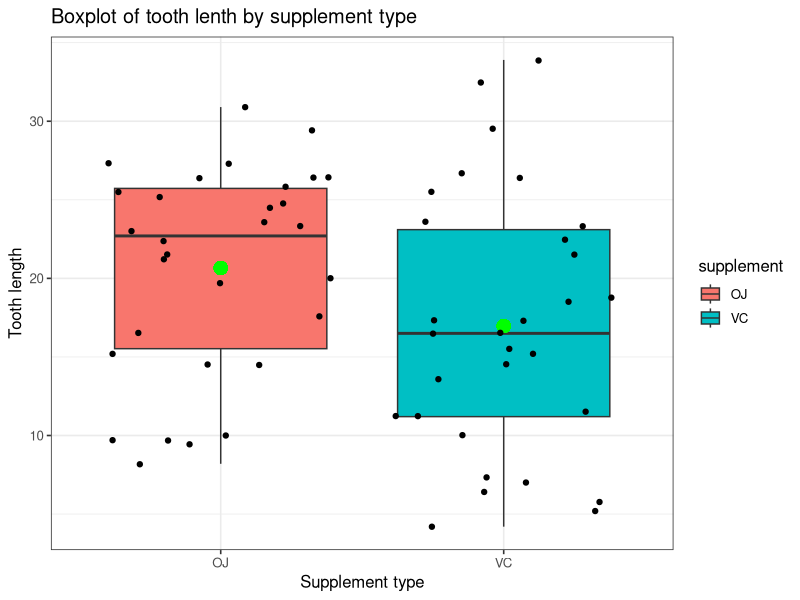
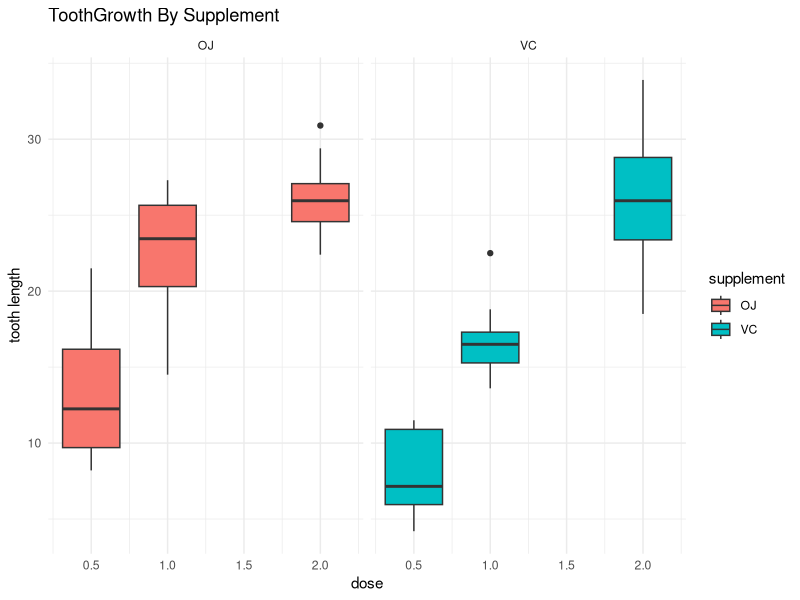
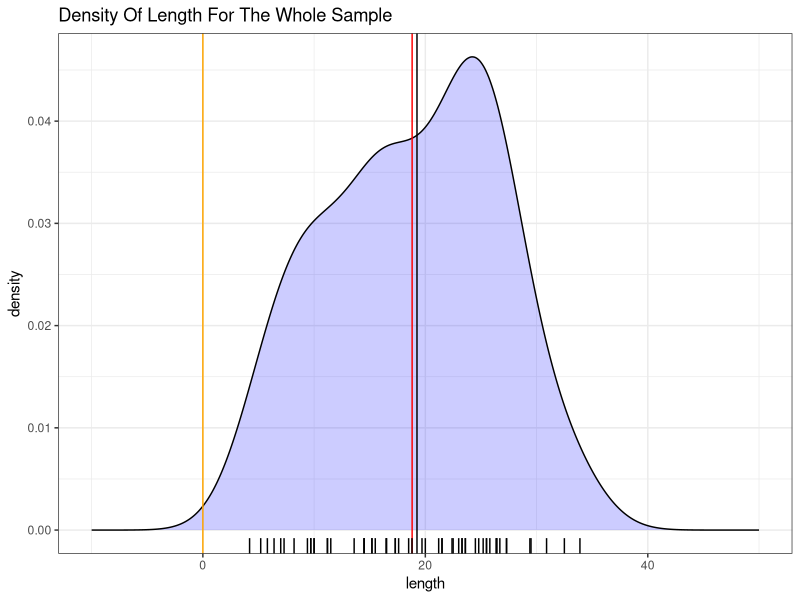
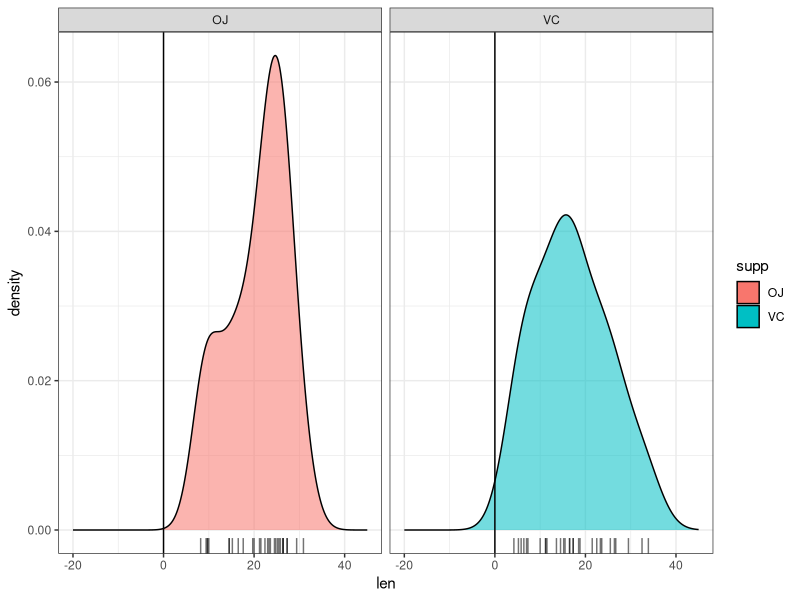
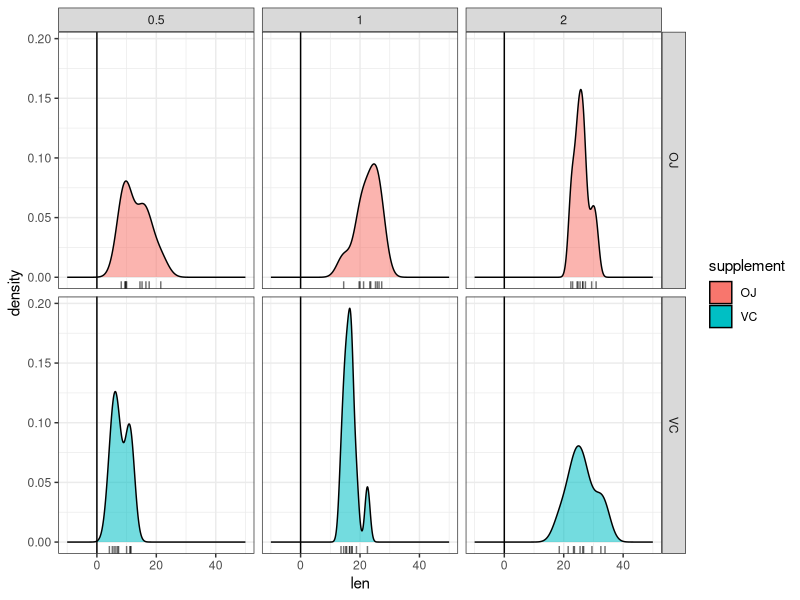

R code for these plots, in order:
## ---- chunk 1
str(ToothGrowth)
## ---- chunk 2
head(ToothGrowth)
## ---- chunk 3
tail(ToothGrowth)
## ---- chunk 4
range(ToothGrowth$len)
## ---- chunk 5
library(ggplot2)
g <- ggplot(data = ToothGrowth, aes(x = supp,y = len)) +
        geom_boxplot(aes(fill = supp)) +
        xlab("Supplement type") +
        ylab("Tooth length") + 
        ggtitle("Boxplot of tooth lenth by supplement type ") + theme_bw(base_size = 12)
g <- g + scale_fill_discrete(name = "supplement") 
g <- g + geom_point(x = 1,y = mean(ToothGrowth$len[ToothGrowth$supp == "OJ"]),cex = 4,color = "green") 
g <- g + geom_point(x = 2,y = mean(ToothGrowth$len[ToothGrowth$supp == "VC"]),cex = 4,color = "green") + 
  geom_jitter()
g
## ---- chunk 6
g <- ggplot(data = ToothGrowth,aes(x = dose,fill = supp))
g <- g + geom_boxplot(aes(y = len,group = dose))
g <- g + facet_grid(. ~ supp) + ggtitle("ToothGrowth By Supplement")
g <- g + theme_minimal() 
g <- g + xlab("dose") + ylab("tooth length") + labs(fill = "supplement") 
g
## ---- chunk 7
g <- ggplot(data = ToothGrowth,aes(len))
g <- g + geom_density(stat = "density",position = "identity",fill = rgb(0,0,1,.2))
g <- g + xlim(c(-10,50)) + theme_bw() + labs(x = "length") + ggtitle("Density Of Length For The Whole Sample")
g <- g + geom_vline(xintercept = mean(ToothGrowth$len),colour = "red") + 
  geom_vline(xintercept = median(ToothGrowth$len)) + geom_vline(xintercept = 0,colour = "orange") + geom_rug()
g
## ---- chunk 8
g <- ggplot(data = ToothGrowth,aes(len,fill = supp,alpha = .25))
g <- g + geom_density(stat = "density",position = "identity") + theme_bw()
g <- g + guides(alpha = "none")
g <- g + facet_grid(. ~ supp) + xlim(-20,45) + geom_vline(xintercept = 0) + geom_rug()
g
## ---- chunk 9
g <- ggplot(data = ToothGrowth,aes(len,fill = supp,alpha = .25))
g <- g + geom_density(stat = "density",position = "identity") + theme_bw() 
g <- g + guides(alpha = "none")
g <- g + facet_grid(supp ~ dose) + xlim(c(-10,50)) 
g <- g + scale_fill_discrete(name = "supplement") + geom_vline(xintercept = 0) + geom_rug()
g
## ---- chunk 10
t.test(ToothGrowth$len,alternative = "greater")
## ---- chunk 11
t.test(ToothGrowth$len[ToothGrowth$supp == "OJ"],ToothGrowth$len[ToothGrowth$supp == "VC"],
       var.equal = TRUE,alternative = "greater",type = "two.sample",alpha = 0.05)
## ---- chunk 12
boot_vec <- vector(mode = "numeric",length = 1e4)
for (ii in 1:1e4) {
  boot_A <- sample(ToothGrowth$len[ToothGrowth$supp == "OJ"],size = 30,replace = TRUE)
  boot_B <- sample(ToothGrowth$len[ToothGrowth$supp == "VC"],size = 30,replace = TRUE)
  if (mean(boot_B) > mean(boot_A)) {
    boot_vec[ii] <- 1
  }
}
mean(boot_vec)
## ---- chunk 13
me <- mean(ToothGrowth$len[ToothGrowth$supp == "OJ"] - ToothGrowth$len[ToothGrowth$supp == "VC"])
perm_vec <- vector(mode = "numeric",length = 1e4)
for (ii in 1:1e4) {
  label_perms <- sample(ToothGrowth$supp)
  perm_vec[ii] <- mean(ToothGrowth$len[label_perms == "VC"] - ToothGrowth$len[label_perms == "OJ"])
}
p_value <- mean(perm_vec > me) 
print(p_value)
## ---- chunk 14

## ---- chunk 15
all_tests <- list(
## t.test in OJ treatment group in length response per dose
p_.5OJ_1.0OJ = t.test(ToothGrowth$len[ToothGrowth$supp == "OJ" & ToothGrowth$dose == .5],
                      ToothGrowth$len[ToothGrowth$supp == "OJ" & ToothGrowth$dose == 1],alternative = "greater",
                      var.equal = T,paired = F,type = "two.sample")$p.value,
p_1.0J_2.0OJ = t.test(ToothGrowth$len[ToothGrowth$supp == "OJ" & ToothGrowth$dose == 1],
                      ToothGrowth$len[ToothGrowth$supp == "OJ" & ToothGrowth$dose == 2],alternative = "greater",
                      var.equal = T,paired = F,type = "two.sample")$p.value,
p_.5OJ_2.OJ  = t.test(ToothGrowth$len[ToothGrowth$supp == "OJ" & ToothGrowth$dose == .5],
                      ToothGrowth$len[ToothGrowth$supp == "OJ" & ToothGrowth$dose == 2],alternative = "greater",
                      var.equal = T,paired = F,type = "two.sample")$p.value,
## t.test in VC treatment group in length response per dose
p_.5VC_1.0VC  = t.test(ToothGrowth$len[ToothGrowth$supp == "VC" & ToothGrowth$dose == .5],
                      ToothGrowth$len[ToothGrowth$supp == "VC" & ToothGrowth$dose == 1],alternative = "greater",
                      var.equal = T,paired = F,type = "two.sample")$p.value,
p_1.0VC_2.0VC = t.test(ToothGrowth$len[ToothGrowth$supp == "VC" & ToothGrowth$dose == 1],
                      ToothGrowth$len[ToothGrowth$supp == "VC" & ToothGrowth$dose == 2],alternative = "greater",
                      var.equal = T,paired = F,type = "two.sample")$p.value,
p_.5VC_2.0VC  = t.test(ToothGrowth$len[ToothGrowth$supp == "VC" & ToothGrowth$dose == .5],
                      ToothGrowth$len[ToothGrowth$supp == "VC" & ToothGrowth$dose == 2],alternative = "greater",
                      var.equal = T,paired = F,type = "two.sample")$p.value,
## t.test 0.5 OJ compared to all VC doses
p_.5OJ_.5VC  = t.test(ToothGrowth$len[ToothGrowth$supp == "OJ" & ToothGrowth$dose == .5],
                      ToothGrowth$len[ToothGrowth$supp == "VC" & ToothGrowth$dose == .5],alternative = "greater",
                      var.equal = T,paired = F,type = "two.sample")$p.value,
p_.5OJ_1.0VC = t.test(ToothGrowth$len[ToothGrowth$supp == "OJ" & ToothGrowth$dose == .5],
                      ToothGrowth$len[ToothGrowth$supp == "VC" & ToothGrowth$dose == 1],alternative = "greater",
                      var.equal = T,paired = F,type = "two.sample")$p.value,
p_.5OJ_2.0VC = t.test(ToothGrowth$len[ToothGrowth$supp == "OJ" & ToothGrowth$dose == .5],
                      ToothGrowth$len[ToothGrowth$supp == "VC" & ToothGrowth$dose == 2],alternative = "greater",
                      var.equal = T,paired = F,type = "two.sample")$p.value,
## t.test 1.OJ compared to all VC  doses
p_1.0ΟJ_.5VC  = t.test(ToothGrowth$len[ToothGrowth$supp == "OJ" & ToothGrowth$dose == 1.0],
                      ToothGrowth$len[ToothGrowth$supp == "VC" & ToothGrowth$dose == .5],alternative = "greater",
                      var.equal = T,paired = F,type = "two.sample")$p.value,
p_1.0OJ_1.0VC = t.test(ToothGrowth$len[ToothGrowth$supp == "OJ" & ToothGrowth$dose == 1.0],
                      ToothGrowth$len[ToothGrowth$supp == "VC" & ToothGrowth$dose == 1],alternative = "greater",
                      var.equal = T,paired = F,type = "two.sample")$p.value,
p_1.0OJ_2.0VC = t.test(ToothGrowth$len[ToothGrowth$supp == "OJ" & ToothGrowth$dose == 2.0],
                      ToothGrowth$len[ToothGrowth$supp == "VC" & ToothGrowth$dose == 2],alternative = "greater",
                      var.equal = T,paired = F,type = "two.sample")$p.value,
## t.test 2.0OJ compared to all VC doses
p_2.0OJ_.5VC  = t.test(ToothGrowth$len[ToothGrowth$supp == "OJ" & ToothGrowth$dose == 2],
                      ToothGrowth$len[ToothGrowth$supp == "VC" & ToothGrowth$dose == .5],alternative = "greater",
                      var.equal = T,paired = F,type = "two.sample")$p.value,
p_2.0OJ_1.0VC = t.test(ToothGrowth$len[ToothGrowth$supp == "OJ" & ToothGrowth$dose == 2],
                      ToothGrowth$len[ToothGrowth$supp == "VC" & ToothGrowth$dose == 1],alternative = "greater",
                      var.equal = T,paired = F,type = "two.sample")$p.value,
p_2.0OJ_2.0VC = t.test(ToothGrowth$len[ToothGrowth$supp == "OJ" & ToothGrowth$dose == 2],
                      ToothGrowth$len[ToothGrowth$supp == "VC" & ToothGrowth$dose == 2],alternative = "greater",
                      var.equal = T,paired = F,type = "two.sample")$p.value)
p.adjust(all_tests,method = "bonferroni")
